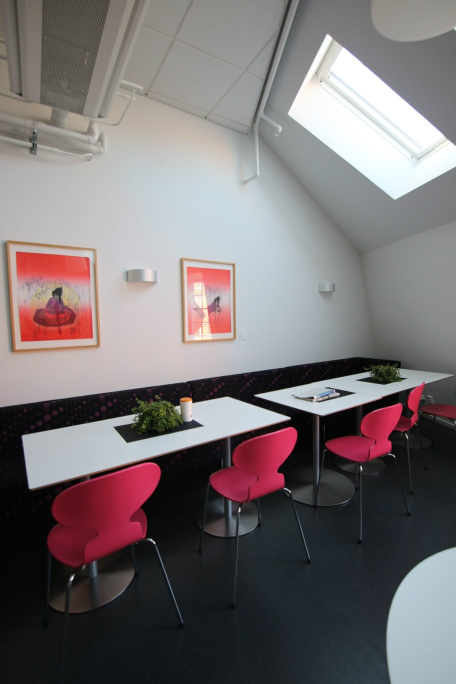
#> input picture testImg/test1.jpg, 912 x 1368 px (shown at 1/2 size)
$ python -i imagestitching.py   (imports and definitions only)
#> lines starting #> are read from the running program, lines starting #| are printed output that depends on the picture
from __future__ import print_function  #
import cv2
import argparse
import os
import numpy as np
import random
import math

# [27 lines left out: functions up_to_step_1, save_step_1, not called in this run]


def up_to_step_2(imgs):
    """Complete pipeline up to step 2: Calculate matching feature points"""
    detector = cv2.xfeatures2d.SIFT_create(nfeatures=0,nOctaveLayers=3,\
        contrastThreshold=0.04,edgeThreshold=10, sigma=1.6)

    GOOD_MATCH_DISTANCE = 100
    GOOD_MATCH_POINTS_AMOUNT = 20

    output_match_images = []
    match_list = []

    for i in range(0,len(imgs)-1):
        for j in range(i+1,len(imgs)):
            gray1= cv2.cvtColor(imgs[i],cv2.COLOR_BGR2GRAY)
            kp1, des1 = detector.detectAndCompute(gray1,None)
            gray2= cv2.cvtColor(imgs[j],cv2.COLOR_BGR2GRAY)
            kp2, des2 = detector.detectAndCompute(gray2,None)
            distances = np.sqrt(((des1[:, :, None] - des2[:, :, None].T) ** 2).sum(1))

            nearest_matches = []
            for x in range(0, len(distances)):
                indexes = distances[x].argsort(kind='mergesort')[:2]
                nearest_matches.append((cv2.DMatch(x, indexes[0], distances[x][indexes[0]]), \
                    cv2.DMatch(x, indexes[1], distances[x][indexes[1]])))

            good = []
            y_taken = dict()
            for m,n in nearest_matches:
                if m.distance < 0.7*n.distance and m.distance<GOOD_MATCH_DISTANCE:
                    if (kp2[m.trainIdx].pt[0],kp2[m.trainIdx].pt[1]) in y_taken:
                        if y_taken[(kp2[m.trainIdx].pt[0],kp2[m.trainIdx].pt[1])].distance > m.distance:
                            good.remove(y_taken[(kp2[m.trainIdx].pt[0],kp2[m.trainIdx].pt[1])])
                            good.append(m)
                            y_taken[(kp2[m.trainIdx].pt[0],kp2[m.trainIdx].pt[1])] = m
                    else:
                        good.append(m)
                        y_taken[(kp2[m.trainIdx].pt[0],kp2[m.trainIdx].pt[1])] = m

            # filter good match pics
            if len(good) > GOOD_MATCH_POINTS_AMOUNT:
                output_match_images.append(cv2.drawMatches(gray1,kp1,gray2,kp2,good, None,flags=2))
                match_list.append("imgA%d_%d_imgB%d_%d_%d.jpg"%(i,len(kp1),j,len(kp2),len(good)))

    return output_match_images, match_list


# [299 lines left out: functions save_step_2, calculate_h_squared_distance, calculate_homography, ransac_homography_matrix, up_to_step_3, save_step_3 and 3 more, not called in this run]


# [50 lines not run here, left out]

>>> import cv2
>>> picture = cv2.imread('testImg/test1.jpg', cv2.IMREAD_GRAYSCALE)
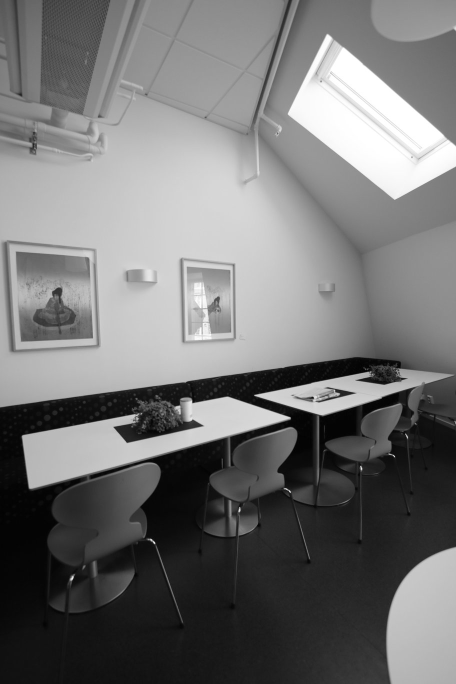
#> picture: shape (1368, 912) (shown at 1/2 size); min 0, max 255, mean 116
#> the loop in up_to_step_2, `for i in range(0,len(imgs)-1):` made 1 pass
#> after the loop in up_to_step_2, `for i in range(0,len(imgs)-1):`: match_list = []
#> (the run stopped early here; a loop or call above may not have finished)

$ run again, on testImg/test3.jpg
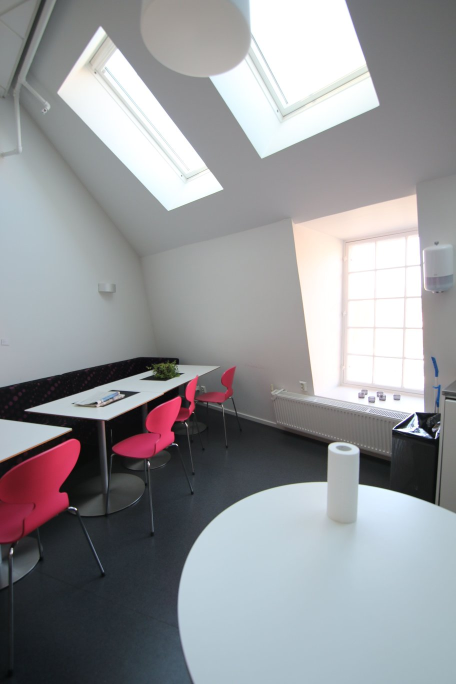
#> input picture testImg/test3.jpg, 912 x 1368 px (shown at 1/2 size)
#> `picture = cv2.imread('testImg/test1.jpg', cv2.IMREAD_GRAYSCALE)`:
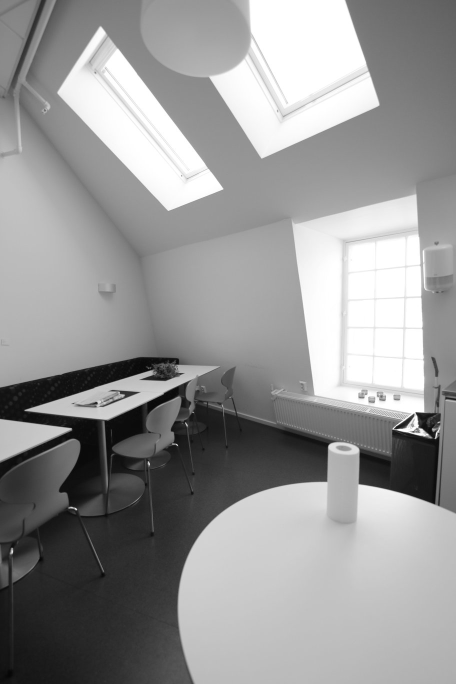
#> picture: shape (1368, 912) (shown at 1/2 size); min 0, max 255, mean 150.4
#> the loop in up_to_step_2, `for i in range(0,len(imgs)-1):` made 1 pass
#> after the loop in up_to_step_2, `for i in range(0,len(imgs)-1):`: match_list = []

$ run again, on testImg/test5.jpg
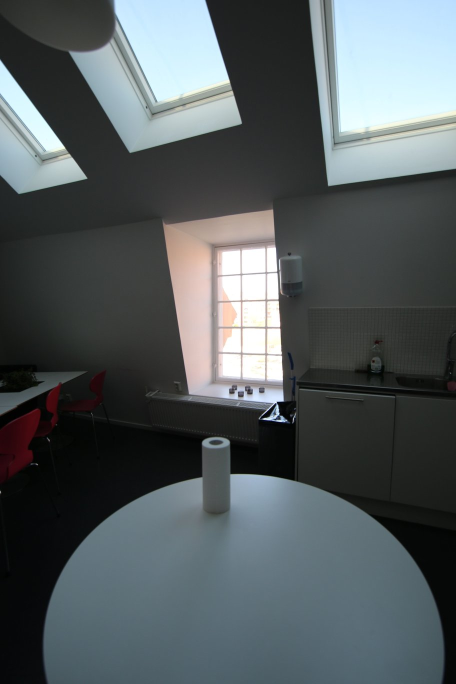
#> input picture testImg/test5.jpg, 912 x 1368 px (shown at 1/2 size)
#> `picture = cv2.imread('testImg/test1.jpg', cv2.IMREAD_GRAYSCALE)`:
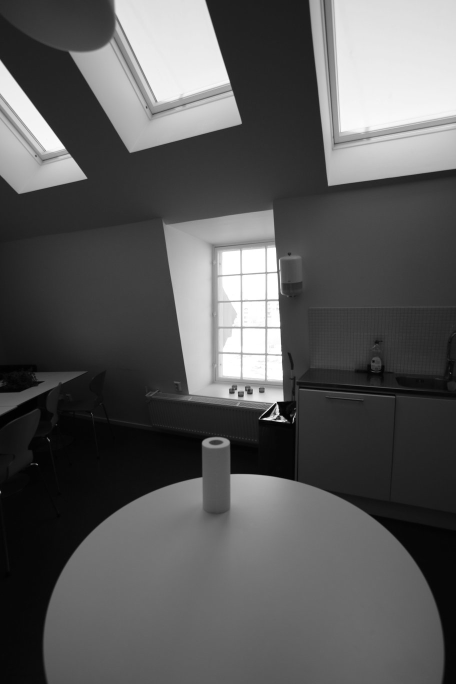
#> picture: shape (1368, 912) (shown at 1/2 size); min 0, max 255, mean 90
#> the loop in up_to_step_2, `for i in range(0,len(imgs)-1):` made 1 pass
#> after the loop in up_to_step_2, `for i in range(0,len(imgs)-1):`: match_list = []
